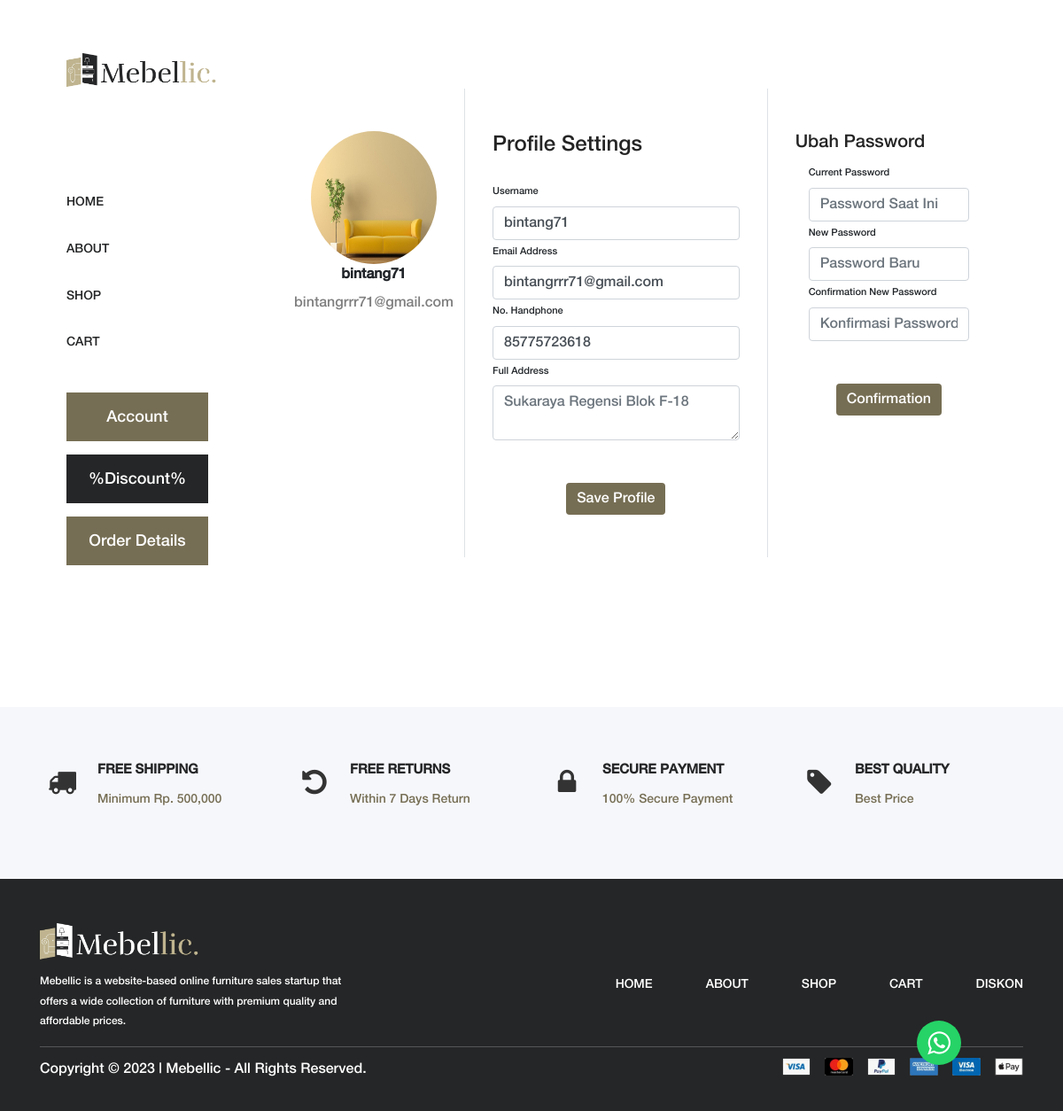
The app's page /account.php (signed in) with its own data.
### tables this page shows
CREATE TABLE `users` (
  `id_users` int(11) NOT NULL,
  `email` varchar(100) NOT NULL,
  `username` varchar(100) NOT NULL,
  `alamat` varchar(250) NOT NULL,
  `no_telp` varchar(100) NOT NULL,
  `password` varchar(255) NOT NULL,
  `gambar` varchar(250) NOT NULL
);

### account.php (the view, shortened to what this page needs)
<?php
$sid = $_SESSION['id_users'];
require 'functions.php';
 ?>
 <!DOCTYPE html>
<html lang="en">
<head>
    <link rel="stylesheet" href="css/core-style.css">
    <link rel="stylesheet" href="style.css">
</head>
<body>
    <div class="main-content-wrapper d-flex clearfix">
        <?php require 'ui/header.php';?>
        <?php
          $query = mysqli_query($koneksi, "SELECT * FROM users WHERE id_users = '".$sid."'");
          $data = mysqli_fetch_array($query);
    ?>
        <div class="single-product-area section-padding-100 clearfix">
            <div class="container-fluid">
        <div class="row">
        <div class="col-md-3 border-right">
                <form action="" method="POST" enctype="multipart/form-data">
            <div class="d-flex flex-column align-items-center text-center p-3 py-5">
                <?php
                    if ($data['gambar']) { ?>
                        <img class="img-fluid" name="img-profil" src="img/profil-img/<?php echo $data['gambar']; ?>" id="gambar_nodin">
                    <?php } else { ?>
                        <img src="images/bg.jpg" name="img-profil" class="img-fluid" id="gambar_nodin">
                    <?php } ?>
                <span class="font-weight-bold"><label><?php echo $data['username'];?></label></span><span class="text-black-50"><?php echo $data['email'];?></span><span>
        </div></span></div>
        <div class="col-md-5 border-right">
            <div class="p-3 py-5">
                <div class="d-flex justify-content-between align-items-center mb-3">
                    <h4 class="text-right">Profile Settings</h4>
                </div>
                <div class="row mt-3">
                    <div class="col-md-12">
                        <label class="labels">Username</label>
                        <input type="text" name="username" class="form-control" placeholder="Masukkan Username" value="<?php echo $data['username']; ?>">
                    </div>
                    <div class="col-md-12">
                        <label class="labels">Email Address</label>
                        <input type="text" name="email" class="form-control" placeholder="Enter Email" value="<?php echo $data['email']; ?>">
                    </div>
                    <div class="col-md-12">
                        <label class="labels">No. Handphone</label>
                        <input type="text" name="notelp" class="form-control" placeholder="Enter No. Telepon" value="<?php echo $data['no_telp']; ?>">
                    </div>
                    <div class="col-md-12">
                        <label class="labels">Full Address</label>
                        <textarea class="form-control" name="alamat" placeholder="<?php echo $data['alamat']; ?>" value="<?php echo $data['alamat']; ?>"></textarea>
                    </div>
                </div>
                <div class="mt-5 text-center">
                    <button class="btn btn-primary profile-button" type="submit" name="save">Save Profile</button>
                </div>
            </div>
        </div>
        <div class="col-md-4">
            <div class="p-3 py-5">
                <form action="" method="post">
                    <h5>Ubah Password</h5>
                    <div class="col-md-12">
                        <label class="labels">Current Password</label>
                        <input type="password" name="password_lama" class="form-control" placeholder="Password Saat Ini">
                    </div>
                    <div class="col-md-12">
                        <label class="labels">New Password</label>
                        <input type="Password" class="form-control" placeholder="Password Baru" name="password1">
                    </div>
                    <div class="col-md-12">
                        <label class="labels">Confirmation New Password</label>
                        <input type="Password" class="form-control" placeholder="Konfirmasi Password" name="password2">
                    </div>
                    <div class="mt-5 text-center">
                        <button class="btn btn-primary profile-button" type="submit" name="confirm_password">Confirmation</button>
                    </div>
                </form>
            </div>
        </div>
    </div>
</div>
            </div>
        </div>
    <section class="shop-services section home">
        <div class="container">
            <div class="row">
                <div class="col-lg-3 col-md-6 col-12">
                    <div class="single-service">
                        <i class="fa fa-truck"></i>
                        <h4>Free Shipping</h4>
                        <p>Minimum Rp. 500,000</p>
                    </div>
                </div>
                <div class="col-lg-3 col-md-6 col-12">
                    <div class="single-service">
                        <i class="fa fa-undo"></i>
                        <h4>Free Returns</h4>
                        <p>Within 7 Days Return</p>
                    </div>
                </div>
                <div class="col-lg-3 col-md-6 col-12">
                    <div class="single-service">
                        <i class="fa fa-lock"></i>
                        <h4>Secure Payment</h4>
                        <p>100% Secure Payment</p>
                    </div>
                </div>
                <div class="col-lg-3 col-md-6 col-12">
                    <div class="single-service">
                        <i class="fa fa-tag"></i>
                        <h4>Best Quality</h4>
                        <p>Best Price</p>
                    </div>
                </div>
            </div>
        </div>
    </section>
    <?php  require 'ui/footer.php';?>
    <a href="https://api.whatsapp.com/send?phone=6285775723618&text=Hai%20Mebellic" class="wa d-flex align-items-center justify-content-center"><i class="fa fa-whatsapp"></i></a>
</body>
</html>

### css/core-style.css (style rules this page uses)
* { margin: 0; padding: 0; }
body { font-family: "helveticaneuemedium"; font-size: 16px; }
h1, h2, h3, h4, h5, h6 { color: #242424; line-height: 1.3; font-weight: 400; }
p { color: #6d6d6d; font-size: 16px; line-height: 1.9; font-weight: 400; }
a { -webkit-transition: all 500ms ease 0s; transition: all 500ms ease 0s; text-decoration: none; outline: 0 solid transparent; color: #252627; font-weight: 400; font-size: 12px; }
img { height: auto; max-width: 100%; }
.section-padding-100 { padding-top: 100px; padding-bottom: 100px; }
.main-content-wrapper { position: relative; z-index: 1; -webkit-transition-duration: 500ms; transition-duration: 500ms; -ms-flex-wrap: wrap; flex-wrap: wrap; }
.main-content-wrapper .single-product-area { position: relative; z-index: 1; -webkit-box-flex: 0; -ms-flex: 0 0 calc(95% - 320px); flex: 0 0 calc(95% - 320px); width: calc(95% - 320px); max-width: calc(95% - 320px); }
.shop-services.section { padding: 80px 0 0px 0; background: #fff; }
.shop-services.home { padding:60px 0; background:#F6F7FB; }
.shop-services .single-service { position: relative; padding-left: 65px; }
.shop-services .single-service i { height: 50px; width: 50px; line-height: 50px; text-align: center; color: #333; background: transparent; border-radius: 100%; display: block; font-size: 32px; position: absolute; left: 0; top: 0; }
.shop-services .single-service h4 { font-size: 15px; font-weight: 600; text-transform: uppercase; line-height: 22px; color: #252627; }
.shop-services .single-service p { color: #766e54; line-height: 28px; font-size: 14px; }
.wa { position: fixed; right: 115px; bottom: 52px; z-index: 996; background: #25D366; width: 50px; height: 50px; border-radius: 50px; }
.profile-button { background: #766e54; box-shadow: none; border: none }
.labels { font-size: 11px }
.img-fluid { border-radius: 100%; width: 150px; height: 150px; }

### records on screen
users: username "bintang71", email "bintangrrr71@gmail.com", notelp "85775723618", alamat "Sukaraya Regensi Blok F-18"
